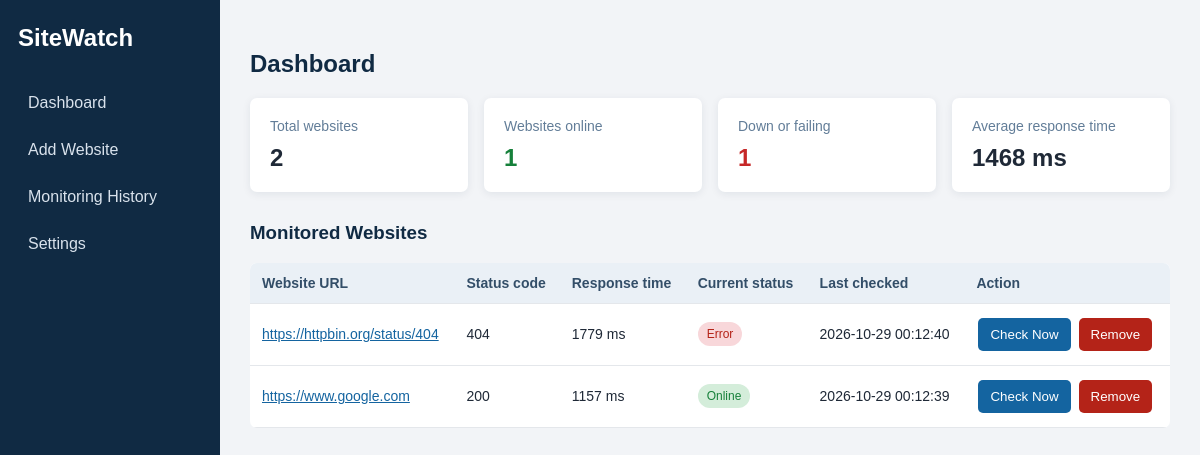
The page / on the database its author committed.
### tables this page shows
CREATE TABLE MonitoringHistory (
            id INTEGER PRIMARY KEY AUTOINCREMENT,
            website_id INTEGER NOT NULL,
            status_code INTEGER,
            response_time INTEGER NOT NULL,
            result TEXT NOT NULL,
            checked_at TEXT NOT NULL,
            error_message TEXT,
            FOREIGN KEY (website_id) REFERENCES Websites(id) ON DELETE CASCADE
        );

CREATE TABLE Websites (
            id INTEGER PRIMARY KEY AUTOINCREMENT,
            url TEXT UNIQUE NOT NULL,
            interval_seconds INTEGER NOT NULL,
            created_at TEXT NOT NULL
        );

### app.py (the view)
@app.route("/")
def dashboard():
    records = get_latest_records()
    summaries = get_summaries()
    return render_template("dashboard.html", records=records, summaries=summaries)

### app.py (called while the page is built)
def get_db():
    connection = sqlite3.connect(DB_NAME)
    connection.row_factory = sqlite3.Row
    connection.execute("PRAGMA foreign_keys = ON")
    return connection

def get_latest_records():
    connection = get_db()
    rows = connection.execute("""
        SELECT w.id, w.url, w.interval_seconds, h.status_code, h.response_time,
               h.result, h.checked_at
        FROM Websites w
        LEFT JOIN MonitoringHistory h ON h.id = (
            SELECT mh.id FROM MonitoringHistory mh
            WHERE mh.website_id = w.id
            ORDER BY mh.checked_at DESC, mh.id DESC LIMIT 1
        )
        ORDER BY w.id DESC
    """).fetchall()
    connection.close()
    return rows

def get_summaries():
    records = get_latest_records()
    total = len(records)
    online = sum(1 for row in records if row["result"] == "Online")
    failing = sum(1 for row in records if row["result"] in ("Down", "Error") )
    response_times = [row["response_time"] for row in records if row["response_time"] is not None]
    average = int(sum(response_times) / len(response_times)) if response_times else 0
    return total, online, failing, average

### templates/dashboard.html (shortened to what this page needs)
{% extends "base.html" %}
{% block content %}
<h2>Dashboard</h2>
<div class="summary-grid">
    <div class="summary-card"><span>Total websites</span><strong>{{ summaries[0] }}</strong></div>
    <div class="summary-card"><span>Websites online</span><strong class="green">{{ summaries[1] }}</strong></div>
    <div class="summary-card"><span>Down or failing</span><strong class="red">{{ summaries[2] }}</strong></div>
    <div class="summary-card"><span>Average response time</span><strong>{{ summaries[3] }} ms</strong></div>
</div>
<h3>Monitored Websites</h3>
{% if records %}
<div class="table-wrap">
<table>
    <thead><tr><th>Website URL</th><th>Status code</th><th>Response time</th><th>Current status</th><th>Last checked</th><th>Action</th></tr></thead>
    <tbody>
    {% for row in records %}
    <tr>
        <td><a href="{{ row.url }}" target="_blank" rel="noopener">{{ row.url }}</a></td>
        <td>{{ row.status_code if row.status_code is not none else '-' }}</td>
        <td>{{ row.response_time if row.response_time is not none else '-' }}{% if row.response_time is not none %} ms{% endif %}</td>
        <td>{% if row.result %}<span class="badge {{ 'online' if row.result == 'Online' else 'failed' }}">{{ row.result }}</span>{% else %}<span class="badge">Not checked</span>{% endif %}</td>
        <td>{{ row.checked_at if row.checked_at else '-' }}</td>
        <td class="actions">
            <form method="post" action="{{ url_for('check_now', website_id=row.id) }}"><button class="button" type="submit">Check Now</button></form>
            <form method="post" action="{{ url_for('remove_website', website_id=row.id) }}" onsubmit="return confirm('Remove this website?');"><button class="button danger" type="submit">Remove</button></form>
        </td>
    </tr>
    {% endfor %}
    </tbody>
</table>
</div>
{% else %}
<p class="empty">No websites have been added yet. Use the Add Website page to begin monitoring.</p>
{% endif %}
{% endblock %}

### static/style.css (style rules this page uses)
* { box-sizing: border-box; }
body { margin: 0; font-family: Arial, Helvetica, sans-serif; background: #f2f4f7; color: #1f2937; }
h2, h3 { color: #102a43; }
.summary-grid { display: grid; grid-template-columns: repeat(4, minmax(140px, 1fr)); gap: 16px; margin-bottom: 30px; }
.summary-card { background: white; border-radius: 7px; padding: 20px; box-shadow: 0 2px 8px rgba(16,42,67,0.08); display: flex; flex-direction: column; }
.summary-card span { color: #627d98; font-size: 14px; margin-bottom: 10px; }
.summary-card strong { font-size: 24px; }
.green { color: #16803a; }
.red { color: #c62828; }
.table-wrap { overflow-x: auto; background: white; border-radius: 7px; }
table { width: 100%; border-collapse: collapse; }
th { background: #eaf0f6; text-align: left; color: #334e68; }
th, td { padding: 12px; border-bottom: 1px solid #e4e7eb; font-size: 14px; }
td a { color: #1464a0; }
.badge { display: inline-block; padding: 5px 9px; border-radius: 12px; font-size: 12px; background: #d9e2ec; color: #334e68; }
.badge.online { background: #d4edda; color: #16803a; }
.badge.failed { background: #f8d7da; color: #b42318; }
.actions { white-space: nowrap; }
.actions form { display: inline; }
.button { border: 0; border-radius: 5px; background: #1464a0; color: white; padding: 9px 12px; cursor: pointer; text-decoration: none; margin: 2px; }
.button.danger { background: #b42318; }

### rows shown on the page
MonitoringHistory: url "https://httpbin.org/status/404", status_code "404", response_time "1779", shows "ms", result "Error", checked_at "2026-10-29 00:12:40"
MonitoringHistory: url "https://www.google.com", status_code "200", response_time "1157", shows "ms", result "Online", checked_at "2026-10-29 00:12:39"

### other values the page prints
{{ summaries[0] }} "2"
{{ summaries[1] }} "1"
{{ summaries[2] }} "1"
{{ summaries[3] }} "1468"
